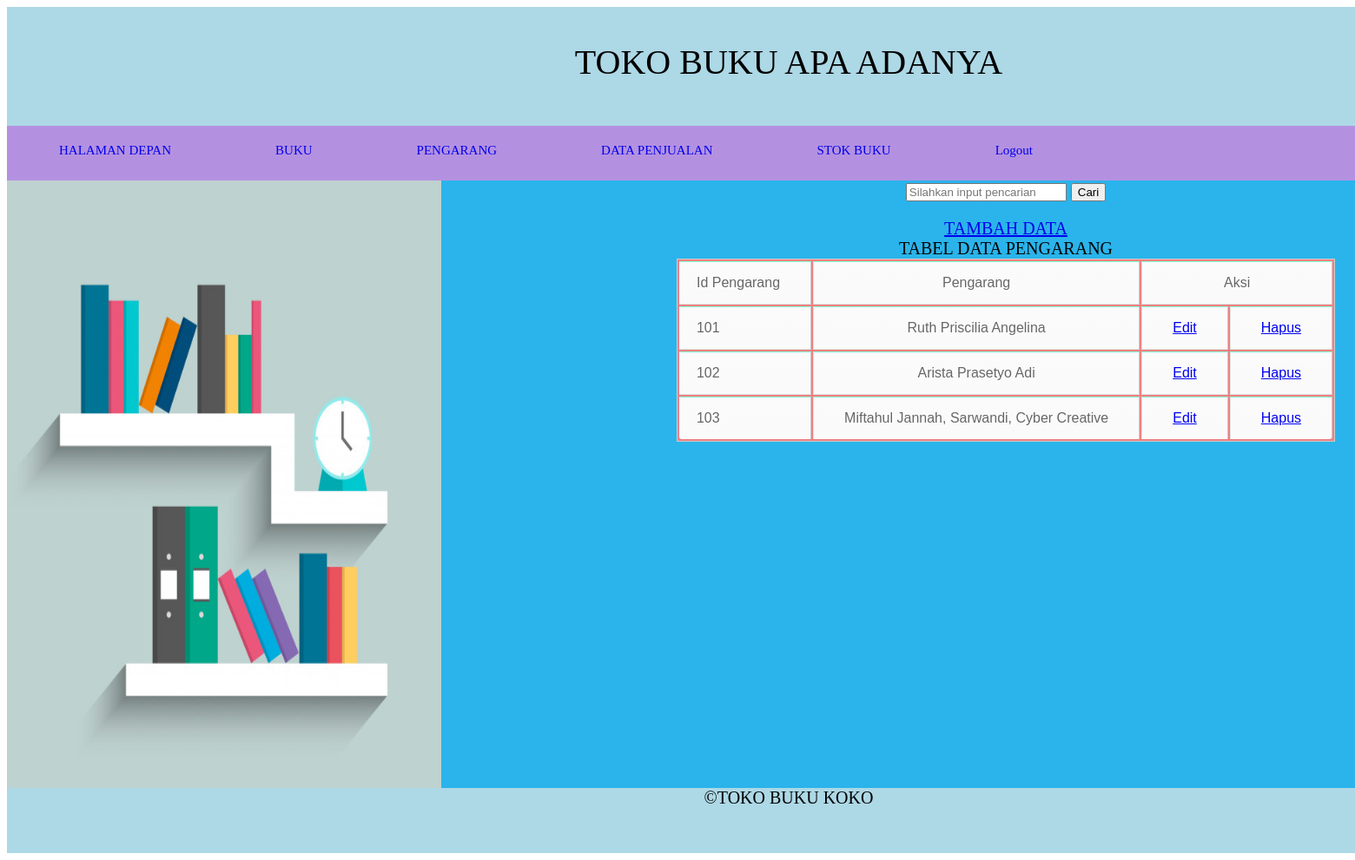
Screenshot of /pengarang.php (signed in) with the database file from the repository.
### tables this page shows
CREATE TABLE `t_pengarang` (
  `id_pengarang` int(11) NOT NULL,
  `nama_pengarang` varchar(100) NOT NULL
);

### pengarang.php (the view, shortened to what this page needs)
<?php
	if(!empty($_SESSION['username']))
	{
?>
<?php
include "koneksi.php";
$query = "select * from t_pengarang";
$hasil = mysqli_query($koneksi,$query);
?>
<html>
<link rel="stylesheet" href="https://cdnjs.cloudflare.com/ajax/libs/jqueryui/1.12.1/jquery-ui.css">
	<link href = "style.css" rel = "stylesheet" >
<div id = "mypages">
	<div id ="header" overflow: hidden;> <p style = "font-family:Comic Sans MS;"> TOKO BUKU APA ADANYA </p>
	<div id ="menu">
	<ul id ="listmenu">
	<li> <a href = "Home.php">HALAMAN DEPAN<a></li>
	<li> <a href = "transaksibuku.php">BUKU<a></li>
	<li> <a href = "pengarang.php">PENGARANG<a></li>
	<li> <a href = "penjualan.php">DATA PENJUALAN<a></li>
	<li> <a href = "stok.php">STOK BUKU<a></li>
	<li> <a href = "logout.php" onclick="return confirm('Apakah anda yakin ingin keluar ?')">Logout</a> </li>
	</div>
	</div>
	<div id ="side"><img src ="gambar/buku.jpg" width = "500" height ="700" /> </div>
	<div id ="content">
	<form action="pengarang.php" method="post">
	<input type="text" id="cari" name="keyword"  autofocus=""placeholder="Silahkan input pencarian">
    <button type="submit" name="cari">Cari</button>
	</form>
	<a href="tambahpengarang.php">TAMBAH DATA</a>
	<div id = "kontenatas"> TABEL DATA PENGARANG<br>
	<table border="3" align="center">
					<tr>
						<td> Id Pengarang </td>
						<td> Pengarang </td>
						<td colspan="2">Aksi</td>
					</tr>
					<?php foreach($hasil as $row) : ?>
						<tr>
							<td><?php echo $row['id_pengarang'];?></td>
							<td><?php echo $row['nama_pengarang'];?></td>
							<td><a href="editpengarang.php?idprg=<?php echo $row['id_pengarang']; ?>&nmprg=<?php echo $row['nama_pengarang'];?>" >Edit</a></td>
							<td><a href="proseshapuspengarang.php?idprg=<?php echo $row['id_pengarang']; ?>" onclick="return confirm('Anda yakin mau menghapus item ini ?')">Hapus</a> </td>
						</tr>
					<?php endforeach;?>
	</table>
	</div>
	</div>
	<div id = "bottom"> 	©TOKO BUKU KOKO
</div>
</div>
</html>
					<?php } else {header("location:index.php");}?>

### style.css (style rules this page uses)
#mypages { width: 1800px; height: 975px; background: blue; font-size: 40px; text-align: center; margin: 0 auto; }
#header { width: 1800; height: 200; background: lightblue; color: black; font-size: 40px; text-align: center; overflow: hidden; }
#menu { width: 1800; height: 100; background: rgb(180, 145, 224); color: rgb(5, 4, 4); font-size: 15px; margin-top: 50; }
#listmenu { list-style:none; }
#listmenu li a { text-decoration: none; float: left; padding: 20px 20px; }
#side { width: 500; height: 700; background: gray; color: black; float: left; font-size: 20px; text-align: center; }
#content { width: 1300; height: 700; background: rgb(42, 180, 235); color: black; float: right; font-size: 20px; }
#bottom { width: 1800; height: 75px; background: lightblue; color: black; font-size: 20px; text-align: center; }
table { font-family: Arial, Helvetica, sans-serif; color: #666; text-shadow: 1px 1px 0px #fff; background: #F08080; border: #ccc 1px solid; }
table tr { text-align: center; padding-left: 20px; }
table td:first-child { text-align: left; padding-left: 20px; border-left: 0; }
table td { padding: 15px 35px; border-top: 1px solid #7FFFD4; border-bottom: 1px solid #e0e0e0; border-left: 1px solid #e0e0e0; background: #fafafa; background: -webkit-gradient(linear, left top, left bottom, from(#fbfbfb), to(#fafafa)); background: -moz-linear-gradient(top, #fbfbfb, #fafafa); }
table tr:last-child td { border-bottom: 0; }
table tr:last-child td:first-child { -moz-border-radius-bottomleft: 3px; -webkit-border-bottom-left-radius: 3px; border-bottom-left-radius: 3px; }
table tr:last-child td:last-child { -moz-border-radius-bottomright: 3px; -webkit-border-bottom-right-radius: 3px; border-bottom-right-radius: 3px; }

### rows the page displays
t_pengarang: id_pengarang "101", nama_pengarang "Ruth Priscilia Angelina"
t_pengarang: id_pengarang "102", nama_pengarang "Arista Prasetyo Adi"
t_pengarang: id_pengarang "103", nama_pengarang "Miftahul Jannah, Sarwandi, Cyber Creative"
